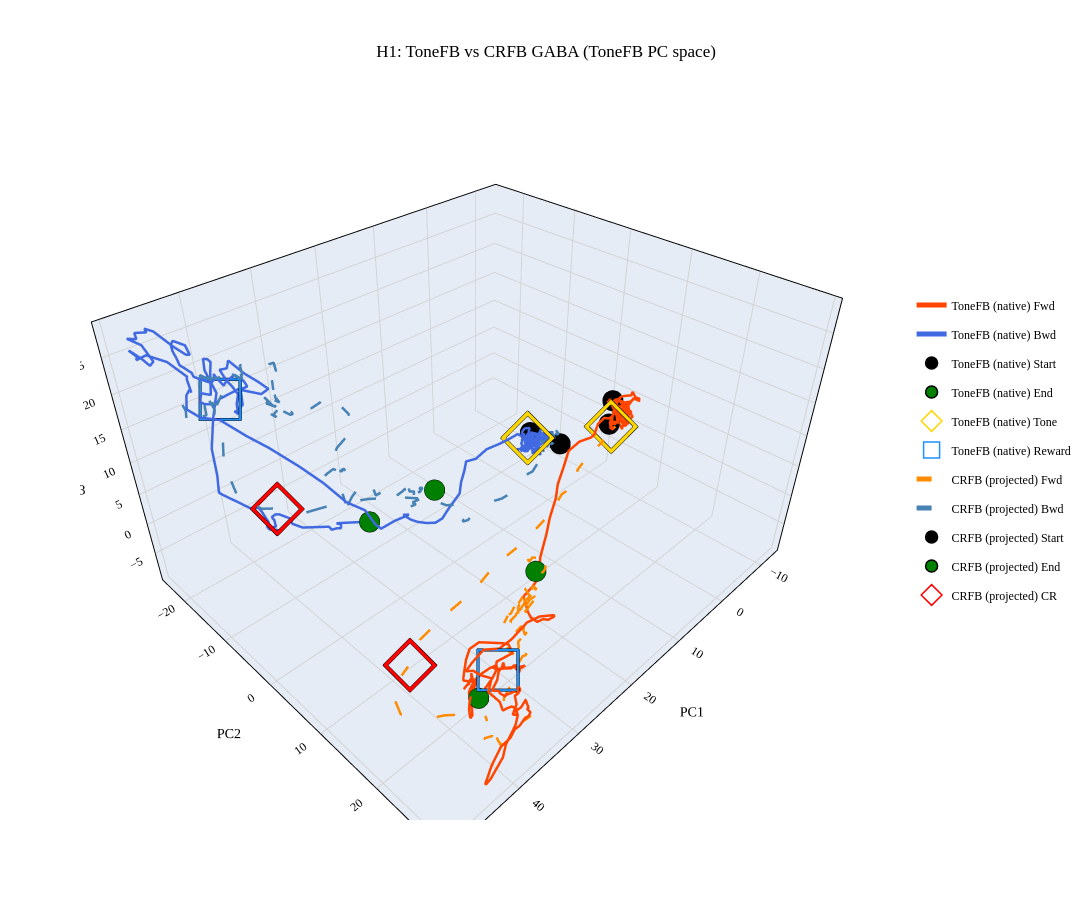

The code cell stored with this chart in its notebook:
### Markdown cell above
### H1.3: Overlay Visualisations

**Prediction:** Overlaid Task trajectories on SpontFB PCA space should follow similar F/B-separated paths, because both are driven by the same movement. If Task trajectories diverge from SpontFB trajectories, task-specific signals (CS, reward) drive additional variance not present during spontaneous movement.

Visual inspection: do the projected Task trajectories maintain the same fwd/bwd separation pattern as SpontFB?

### Code cell
# Overlay: ToneFB native + CRFB projected (GABA)
if 'GABA Tone->CR' in cross_results_same_neuron and 'ToneFB_GABA' in results:
    tsets = [
        {
            'fwd_smooth': results['ToneFB_GABA']['smooth_data']['fwd_smooth'],
            'bwd_smooth': results['ToneFB_GABA']['smooth_data']['bwd_smooth'],
            'label': 'ToneFB (native)',
            'fwd_color': 'orangered', 'bwd_color': 'royalblue', 'dash': 'solid',
            'event_markers': results['ToneFB_GABA']['event_markers'],
        },
        {
            'fwd_smooth': cross_results_same_neuron['GABA Tone->CR']['smooth_data']['fwd_smooth'],
            'bwd_smooth': cross_results_same_neuron['GABA Tone->CR']['smooth_data']['bwd_smooth'],
            'label': 'CRFB (projected)',
            'fwd_color': 'darkorange', 'bwd_color': 'steelblue', 'dash': 'dash',
            'event_markers': cross_results_same_neuron['GABA Tone->CR']['event_markers'],
        },
    ]
    fig_overlay = build_overlay_figure(
        tsets, title='H1: ToneFB vs CRFB GABA (ToneFB PC space)')
    fig_overlay.show()

    # ── Variance diagnostics: CRFB vs ToneFB in shared PC space ──
    print("\n  GABA variance diagnostics (ToneFB PC space):")
    tone_sd = results['ToneFB_GABA']['smooth_data']
    crfb_sd = cross_results_same_neuron['GABA Tone->CR']['smooth_data']
    for label, sd in [('ToneFB native', tone_sd), ('CRFB projected', crfb_sd)]:
        fwd, bwd = sd['fwd_smooth'], sd['bwd_smooth']
        per_pc_var = [float(np.var(fwd[k]) + np.var(bwd[k])) for k in range(3)]
        total_var = sum(per_pc_var)
        print(f"    {label:20s}  total_var={total_var:.4f}  per-PC: {[f'{v:.4f}' for v in per_pc_var]}")
    # Compare with each dataset's own PCA variance
    if 'CRFB_GABA' in results:
        crfb_evr = results['CRFB_GABA']['explained_variance_ratio']
        tone_evr = results['ToneFB_GABA']['explained_variance_ratio']
        print(f"    CRFB own EVR (3 PCs): {[f'{v:.4f}' for v in crfb_evr[:3]]}  sum={sum(crfb_evr[:3]):.4f}")
        print(f"    ToneFB own EVR (3 PCs): {[f'{v:.4f}' for v in tone_evr[:3]]}  sum={sum(tone_evr[:3]):.4f}")
        print(f"    →  CRFB total_var ≈< ToneFB: CRFB has a bit less modulation (expected: no tone synchro)")
        print(f"    → CRFB own EVR ≈ ToneFB own EVR: structure is similar, just lower amplitude")

### Figure 1 — Plotly figure (JSON) as saved in the notebook; plotly's stock layout.template omitted (floating-point values rounded to 4 significant figures; data arrays with more than 128 entries replaced by an {"elided": "..."} marker saying what was removed)
{"data": [{"line": {"color": "orangered", "dash": "solid", "width": 5}, "mode": "lines", "name": "ToneFB (native) Fwd", "type": "scatter3d", "x": {"elided": "301 float values"}, "y": {"elided": "301 float values"}, "z": {"elided": "301 float values"}}, {"line": {"color": "royalblue", "dash": "solid", "width": 5}, "mode": "lines", "name": "ToneFB (native) Bwd", "type": "scatter3d", "x": {"elided": "301 float values"}, "y": {"elided": "301 float values"}, "z": {"elided": "301 float values"}}, {"legendgroup": "ToneFB (native) Start", "marker": {"color": "black", "line": {"color": "black", "width": 1.5}, "size": 12, "symbol": "circle"}, "mode": "markers", "name": "ToneFB (native) Start", "showlegend": true, "type": "scatter3d", "x": [-7.068], "y": [4.855], "z": [3.103]}, {"legendgroup": "ToneFB (native) Start", "marker": {"color": "black", "line": {"color": "black", "width": 1.5}, "size": 12, "symbol": "circle"}, "mode": "markers", "name": "ToneFB (native) Start", "showlegend": false, "type": "scatter3d", "x": [-4.6], "y": [-8.217], "z": [-3.485]}, {"legendgroup": "ToneFB (native) End", "marker": {"color": "green", "line": {"color": "black", "width": 1.5}, "size": 12, "symbol": "circle"}, "mode": "markers", "name": "ToneFB (native) End", "showlegend": true, "type": "scatter3d", "x": [36.18], "y": [20.88], "z": [-6.95]}, {"legendgroup": "ToneFB (native) End", "marker": {"color": "green", "line": {"color": "black", "width": 1.5}, "size": 12, "symbol": "circle"}, "mode": "markers", "name": "ToneFB (native) End", "showlegend": false, "type": "scatter3d", "x": [25.08], "y": [-12.27], "z": [-6.695]}, {"legendgroup": "ToneFB (native) Tone", "marker": {"color": "gold", "line": {"color": "black", "width": 1.5}, "size": 18, "symbol": "diamond-open"}, "mode": "markers", "name": "ToneFB (native) Tone", "showlegend": true, "type": "scatter3d", "x": [-5.369], "y": [6.345], "z": [4.214]}, {"legendgroup": "ToneFB (native) Tone", "marker": {"color": "gold", "line": {"color": "black", "width": 1.5}, "size": 18, "symbol": "diamond-open"}, "mode": "markers", "name": "ToneFB (native) Tone", "showlegend": false, "type": "scatter3d", "x": [-1.021], "y": [-5.694], "z": [-1.526]}, {"legendgroup": "ToneFB (native) Reward", "marker": {"color": "dodgerblue", "line": {"color": "black", "width": 1.5}, "size": 18, "symbol": "square-open"}, "mode": "markers", "name": "ToneFB (native) Reward", "showlegend": true, "type": "scatter3d", "x": [33.89], "y": [21.6], "z": [-3.398]}, {"legendgroup": "ToneFB (native) Reward", "marker": {"color": "dodgerblue", "line": {"color": "black", "width": 1.5}, "size": 18, "symbol": "square-open"}, "mode": "markers", "name": "ToneFB (native) Reward", "showlegend": false, "type": "scatter3d", "x": [39.51], "y": [-21.79], "z": [16.2]}, {"line": {"color": "darkorange", "dash": "dash", "width": 5}, "mode": "lines", "name": "CRFB (projected) Fwd", "type": "scatter3d", "x": {"elided": "301 float values"}, "y": {"elided": "301 float values"}, "z": {"elided": "301 float values"}}, {"line": {"color": "steelblue", "dash": "dash", "width": 5}, "mode": "lines", "name": "CRFB (projected) Bwd", "type": "scatter3d", "x": {"elided": "301 float values"}, "y": {"elided": "301 float values"}, "z": {"elided": "301 float values"}}, {"legendgroup": "CRFB (projected) Start", "marker": {"color": "black", "line": {"color": "black", "width": 1.5}, "size": 12, "symbol": "circle"}, "mode": "markers", "name": "CRFB (projected) Start", "showlegend": true, "type": "scatter3d", "x": [-10.42], "y": [2.752], "z": [4.727]}, {"legendgroup": "CRFB (projected) Start", "marker": {"color": "black", "line": {"color": "black", "width": 1.5}, "size": 12, "symbol": "circle"}, "mode": "markers", "name": "CRFB (projected) Start", "showlegend": false, "type": "scatter3d", "x": [-6.196], "y": [-3.347], "z": [-4.035]}, {"legendgroup": "CRFB (projected) End", "marker": {"color": "green", "line": {"color": "black", "width": 1.5}, "size": 12, "symbol": "circle"}, "mode": "markers", "name": "CRFB (projected) End", "showlegend": true, "type": "scatter3d", "x": [18.6], "y": [13.77], "z": [-3.416]}, {"legendgroup": "CRFB (projected) End", "marker": {"color": "green", "line": {"color": "black", "width": 1.5}, "size": 12, "symbol": "circle"}, "mode": "markers", "name": "CRFB (projected) End", "showlegend": false, "type": "scatter3d", "x": [15.13], "y": [-9.225], "z": [-4.705]}, {"legendgroup": "CRFB (projected) CR", "marker": {"color": "red", "line": {"color": "black", "width": 1.5}, "size": 18, "symbol": "diamond-open"}, "mode": "markers", "name": "CRFB (projected) CR", "showlegend": true, "type": "scatter3d", "x": [41.7], "y": [15.5], "z": [-1.19]}, {"legendgroup": "CRFB (projected) CR", "marker": {"color": "red", "line": {"color": "black", "width": 1.5}, "size": 18, "symbol": "diamond-open"}, "mode": "markers", "name": "CRFB (projected) CR", "showlegend": false, "type": "scatter3d", "x": [40.26], "y": [-10.69], "z": [5.326]}], "layout": {"font": {"color": "black", "family": "Times New Roman, serif", "size": 12}, "height": 900, "legend": {"orientation": "v", "x": 1.05, "y": 0.5}, "margin": {"b": 80, "l": 80, "r": 220, "t": 80}, "paper_bgcolor": "white", "plot_bgcolor": "white", "scene": {"xaxis": {"gridcolor": "lightgrey", "linecolor": "black", "linewidth": 2, "mirror": true, "showgrid": true, "showline": true, "title": {"text": "PC1"}, "zeroline": true, "zerolinecolor": "lightgrey", "zerolinewidth": 2}, "yaxis": {"gridcolor": "lightgrey", "linecolor": "black", "linewidth": 2, "mirror": true, "showgrid": true, "showline": true, "title": {"text": "PC2"}, "zeroline": true, "zerolinecolor": "lightgrey", "zerolinewidth": 2}, "zaxis": {"gridcolor": "lightgrey", "linecolor": "black", "linewidth": 2, "mirror": true, "showgrid": true, "showline": true, "title": {"text": "PC3"}, "zeroline": true, "zerolinecolor": "lightgrey", "zerolinewidth": 2}}, "title": {"text": "H1: ToneFB vs CRFB GABA (ToneFB PC space)", "x": 0.5, "xanchor": "center", "y": 0.95}, "width": 1200}}
